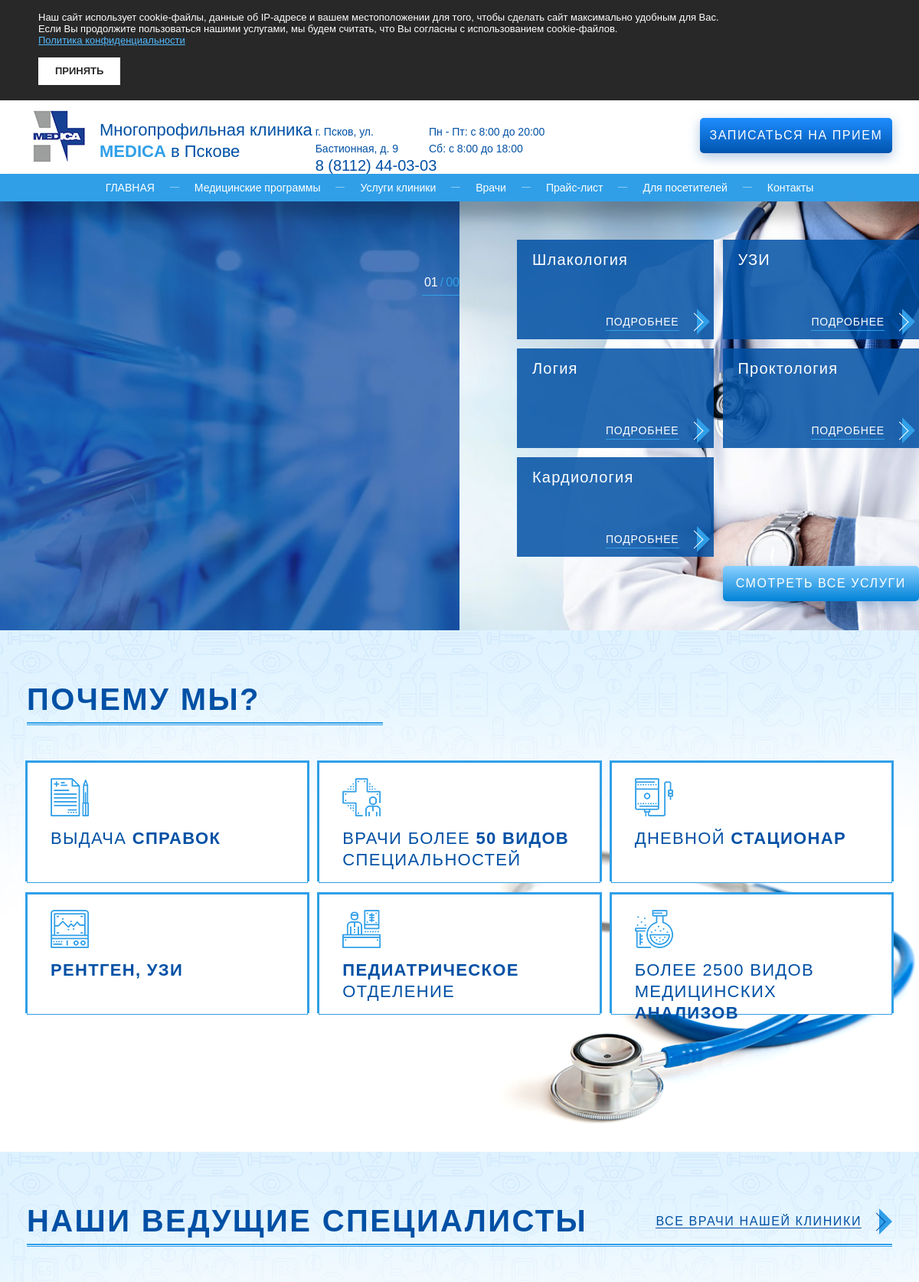
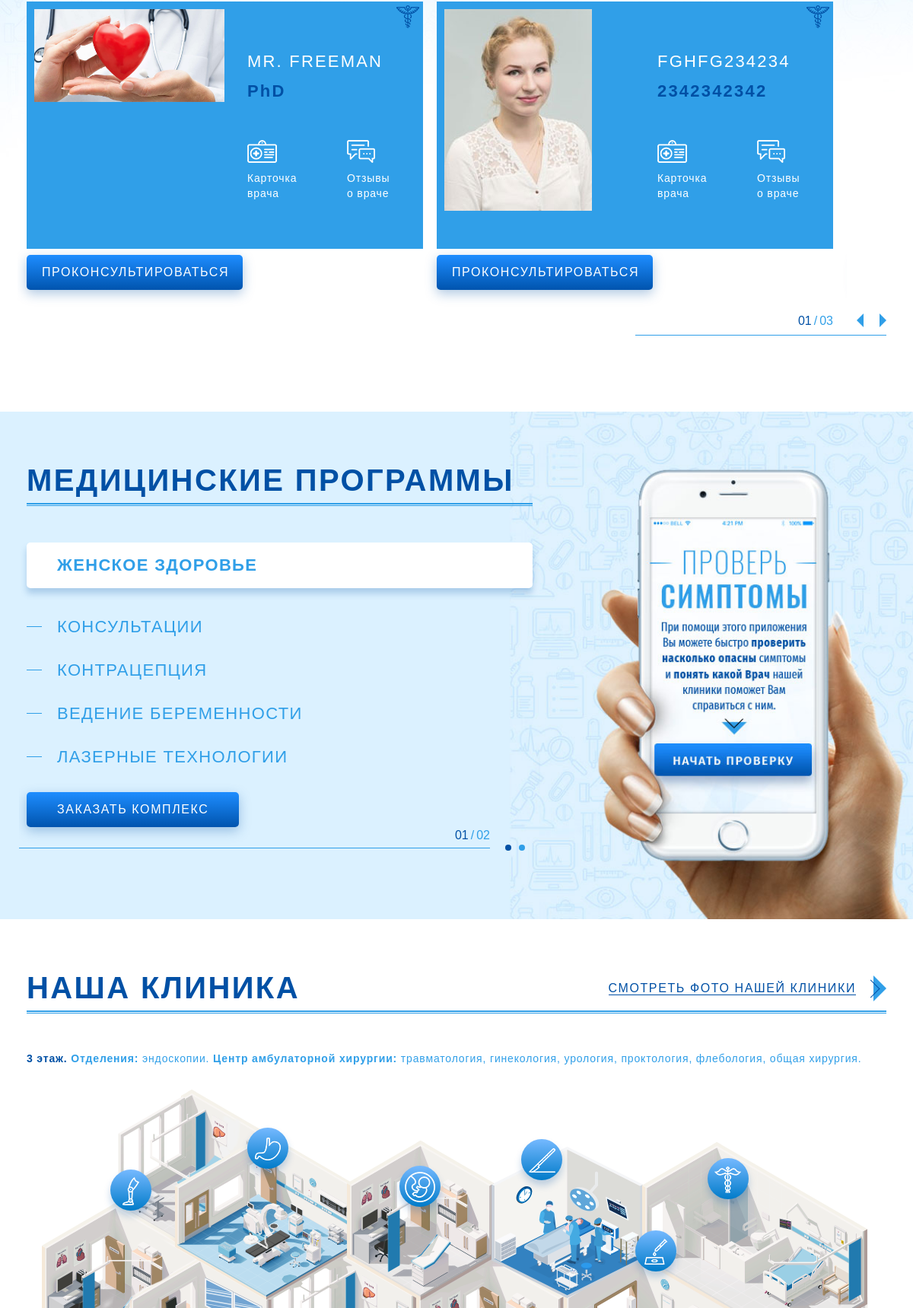
The page / (upper part) on the database its author committed (2 pictures, top to bottom).
### department/models.py (models this page shows, shortened)
class Department(models.Model):
    name = models.CharField(max_length=64, blank=False, null=False, default=None)
    short_name = models.CharField(max_length=24, blank=False, null=False, default='Кардиология')
    description = models.TextField(blank=False, null=False, default=None)
    image = models.ImageField(upload_to='department_images/', null=True, default=None)
    icon = models.ImageField(upload_to='department_images/', null=True, default=None)
    services_description = models.TextField(blank=False, null=False, default=None)
    consult_price = models.DecimalField(decimal_places=0, max_digits=6, blank=False, null=False, default=None)
    consult_doctor = models.ForeignKey('doctor_card.Doctor', blank=True, null=True, default=None, related_name='+')
    is_index_active = models.BooleanField(default=True)
    created = models.DateTimeField(auto_now_add=True, auto_now=False)
    updated = models.DateTimeField(auto_now_add=False, auto_now=True)
    class Meta:
        verbose_name = 'Отделение'
        verbose_name_plural = 'Отделения'

### doctor_card/models.py (models this page shows, shortened)
class Doctor(models.Model):
    name = models.CharField(max_length=64, blank=False, null=False, default=None)
    position = models.CharField(max_length=64, blank=False, null=False, default=None)
    image = models.ImageField(upload_to='doctors_images/', blank=False, null=True, default=None)
    department = models.ForeignKey('department.Department', blank=False, null=True, default=None)
    is_active = models.BooleanField(default=True)
    created = models.DateTimeField(auto_now_add=True, auto_now=False)
    updated = models.DateTimeField(auto_now_add=False, auto_now=True)
    class Meta:
        verbose_name = 'Врач'
        verbose_name_plural = 'Врачи'

### index/views.py (the view)
# urls.py: url(r'^$', views.index, name='index'),
def index(request):
    doctors_set = Doctor.objects.order_by('?')[:6]
    department_set = Department.objects.filter(is_index_active=True)
    news_set = News.objects.all().order_by('?')[:3]
    slides = Slide.objects.all()
    doctors = []
    doctors_pair = []
    i = 0
    for item in doctors_set:
        doctors_pair.append(item)
        i += 1
        if i == 2:
            i = 0
            doctors.append(list(doctors_pair))
            doctors_pair.clear()
    return render(request, 'index.html', {"departments": department_set, "slides": slides,
                                          "doctors": doctors, "articles": news_set})

### news/models.py (called while the page is built)
    def get_image(self):
        return self.newsimage_set.filter(is_active=True, is_main=True)

### templates/index.html (shortened to what this page needs)
<!DOCTYPE html>
{% load static %}
{% load meta_tags %}
<html lang="ru" itemscope itemtype="http://schema.org/WebPage">
<head>
  <link href="{% static 'css/plugins.min.css' %}" rel="stylesheet">
  <link href="{% static 'css/styles.min.css' %}" rel="stylesheet">
</head>
<body>
  <div id="cookie-policy-info" class="cookie-policy" role="alert">
    <div class="wrapper">
      <noindex>
        <p>Наш сайт использует cookie-файлы, данные об IP-адресе и вашем местоположении для того, чтобы сделать сайт максимально удобным для Вас.</p>
        <p>Если Вы продолжите пользоваться нашими услугами, мы будем считать, что Вы согласны с использованием cookie-файлов.</p>
        <p><a href="/policy/">Политика конфиденциальности</a></p>
        <p>&nbsp;</p>
        <button id="cookie-policy-btn" class="cookie-policy-button" type="button"><span>Принять</span></button>
      </noindex>
    </div>
  </div>
  <div class="container">
    <div class="content">
      <header class="header">
        <div class="wrapper">
          <div class="clr">
            <div class="logotype">
              <a href="/" title="Многопрофильная клиника MEDICA в Пскове">
                <span><img src="images/logotype.png" alt="Многопрофильная клиника MEDICA в Пскове"></span>
                <span>Многопрофильная клиника <b>MEDICA</b> в Пскове</span>
              </a>
            </div>
            <div class="header-contacts">
              <ul>
                <li class="address">г. Псков, ул. <br> Бастионная, д. 9</li>
                <li class="work-time">
                  <p>Пн - Пт: с 8:00 до 20:00</p>
                  <p>Сб: с 8:00 до 18:00</p>
                </li>
                <li class="phone">
                  <a href="tel:8 (8112) 44-03-03">8 (8112) 44-03-03</a>
                </li>
              </ul>
            </div>
            <div class="get-call">
              <a href="#get-call" class="btn" data-modal><span>Записаться на прием</span></a>
            </div>
          </div>
        </div>
      </header>
      <nav class="nav" role="navigation">
        <div class="wrapper">
          <ul>
            <li><a href="/">Главная</a></li>
            <li><a href="#0">Медицинские программы</a></li>
            <li><a href="services.html">Услуги клиники</a></li>
            <li><a href="doctors.html">Врачи</a></li>
            <li><a href="#0">Прайс-лист</a></li>
            <li><a href="#0">Для посетителей</a></li>
            <li><a href="contacts.html">Контакты</a></li>
          </ul>
        </div>
      </nav>
      <div class="clr">
        <div class="main-slider">
          <div class="slider">
            <div class="slider-dots">
              <div class="slider-dots-num"></div>
            </div>
          </div>
        </div>
        <div class="main-services">
          <div class="main-services-content">
            <div class="row clr">
                {% for item in departments %}
              <div class="item">
                <a href="{% url 'department' item.id %}">
                  <span>{{ item.short_name }}</span>
                  <span class="more"><b>Подробнее</b></span>
                </a>
              </div>
                {% endfor %}
            </div>
            <div class="all-services">
              <a href="{% url 'services' %}" class="btn"><span>Смотреть все услуги</span></a>
            </div>
          </div>
        </div>
      </div>
      <div class="why-we">
        <div class="wrapper">
          <div class="block-heading">
            <h2>Почему мы?</h2>
          </div>
          <div class="row clr">
            <div class="why-we-item">
              <div class="content">
                <span class="icon"><img src="{% static 'images/icons/why-we-icon-1.png' %}" alt=""></span>
                <p>Выдача <strong>справок</strong></p>
              </div>
            </div>
            <div class="why-we-item">
              <div class="content">
                <span class="icon"><img src="{% static 'images/icons/why-we-icon-2.png' %}" alt=""></span>
                <p>Врачи более <strong>50 видов</strong> специальностей</p>
              </div>
            </div>
            <div class="why-we-item">
              <div class="content">
                <span class="icon"><img src="{% static 'images/icons/why-we-icon-3.png' %}" alt=""></span>
                <p>Дневной <strong>стационар</strong></p>
              </div>
            </div>
            <div class="why-we-item">
              <div class="content">
                <span class="icon"><img src="{% static 'images/icons/why-we-icon-4.png' %}" alt=""></span>
                <p><strong>Рентген, УЗИ</strong></p>
              </div>
            </div>
            <div class="why-we-item">
              <div class="content">
                <span class="icon"><img src="{% static 'images/icons/why-we-icon-5.png' %}" alt=""></span>
                <p><strong>Педиатрическое</strong> отделение</p>
              </div>
            </div>
            <div class="why-we-item">
              <div class="content">
                <span class="icon"><img src="{% static 'images/icons/why-we-icon-6.png' %}" alt=""></span>
                <p>Более 2500 видов медицинских <strong>анализов</strong></p>
              </div>
            </div>
          </div>
        </div>
      </div>
      <div class="main-expert">
        <div class="wrapper">
          <div class="block-heading">
            <h2>Наши ведущие специалисты</h2>
            <div class="block-heading-link">
              <a href="#0"><span>Все врачи нашей клиники</span></a>
            </div>
          </div>
          <div class="main-expert-carousel not-slick">
                {% for pair in doctors %}
              <div class="carousel-item">
                  {% for doctor in pair %}
                <div class="item">
                  <div class="expert-card">
                    <div class="expert-card-photo">
                      <a href="{% url 'doctor_card' doctor.id %}"><img src="{{ doctor.image.url }}" alt=""></a>
                    </div>
                    <div class="expert-card-info">
                      <div class="name">{{ doctor.name }}</div>
                      <div class="position">{{ doctor.position }}</div>
                      <div class="links">
                        <a href="{% url 'doctor_card' doctor.id %}">Карточка врача</a>
                        <a href="{% url 'doctor_card' doctor.id %}">Отзывы о враче</a>
                      </div>
                    </div>
                  </div>
                  <div class="consult-btn">
                    <a href="#0" class="btn"><span>Проконсультироваться</span></a>
                  </div>
                </div>
                  {% endfor %}
              </div>
            {% endfor %}
          </div>
          <div class="clr">
            <div class="carousel-arrows">
              <div class="carousel-slides-num"></div>
            </div>
          </div>
        </div>
      </div>
      <div class="main-programs">
        <div class="wrapper">
          <div class="main-programs-content">
            <div class="block-heading">
              <h2>Медицинские программы</h2>
            </div>
            <div class="main-programs-slider">
              <div class="slider">
                <div class="slider-carousel not-slick">
                  <div class="slider-carousel-item">
                    <div class="heading">Женское здоровье</div>
                    <div class="list">
                      <ul>
                        <li>Консультации</li>
                        <li>Контрацепция</li>
                        <li>Ведение беременности</li>
                        <li>Лазерные технологии</li>
                      </ul>
                    </div>
                    <div class="button">
                      <a href="#0" class="btn"><span>Заказать комплекс</span></a>
                    </div>
                  </div>
                </div>
                <div class="slider-dots">
                  <div class="slider-dots-num"></div>
                </div>
              </div>
            </div>
          </div>
        </div>
      </div>
      <div class="our-clinic">
        <div class="wrapper">
          <div class="block-heading">
            <h2>Наша клиника</h2>
            <div class="block-heading-link">
              <a href="#0"><span>смотреть фото нашей клиники</span></a>
            </div>
          </div>
          <div class="our-clinic-description top">
            <p><span style="color: #0050a5;"><strong>3 этаж.</strong></span> <strong>Отделения:</strong> эндоскопии. <strong>Центр амбулаторной хирургии:</strong> травматология, гинекология, урология, проктология, флебология, общая хирургия.</p>
          </div>
          <div class="our-clinic-scheme">
            <img src="{% static 'images/our-clinic.png' %}" alt="">
            <div class="dot" style="top: 23.54%; left: 8.25%;">
              <div class="dot-icon"><img src="{% static 'images/icons/oc-scheme-icon-1.png' %}" alt=""></div>
            </div>
            <div class="dot" style="top: 11.21%; left: 24.77%;">
              <div class="dot-icon"><img src="{% static 'images/icons/oc-scheme-icon-3.png' %}" alt=""></div>
            </div>
            <div class="dot" style="top: 22.43%; left: 43.10%;">
              <div class="dot-icon"><img src="{% static 'images/icons/oc-scheme-icon-5.png' %}" alt=""></div>
            </div>
            <div class="dot" style="top: 14.57%; left: 57.80%;">
              <div class="dot-icon"><img src="{% static 'images/icons/oc-scheme-icon-6.png' %}" alt=""></div>
            </div>
            <div class="dot" style="top: 41.48%; left: 71.55%;">
              <div class="dot-icon"><img src="{% static 'images/icons/oc-scheme-icon-4.png' %}" alt=""></div>
            </div>
            <div class="dot" style="top: 20.18%; left: 80.27%;">
              <div class="dot-icon"><img src="{% static 'images/icons/oc-scheme-icon-7.png' %}" alt=""></div>
            </div>
          </div>
        </div>
      </div>
    </div>
  </div>
</body>
</html>

### rows shown on the page
Department: short_name "Шлакология"
Department: short_name "УЗИ"
Department: short_name "Логия"
Department: short_name "Проктология"
Department: short_name "Кардиология"
Doctor: image (picture), name "MR. FREEMAN", position "PhD"
Doctor: image (picture), name "FGHFG234234", position "2342342342"
